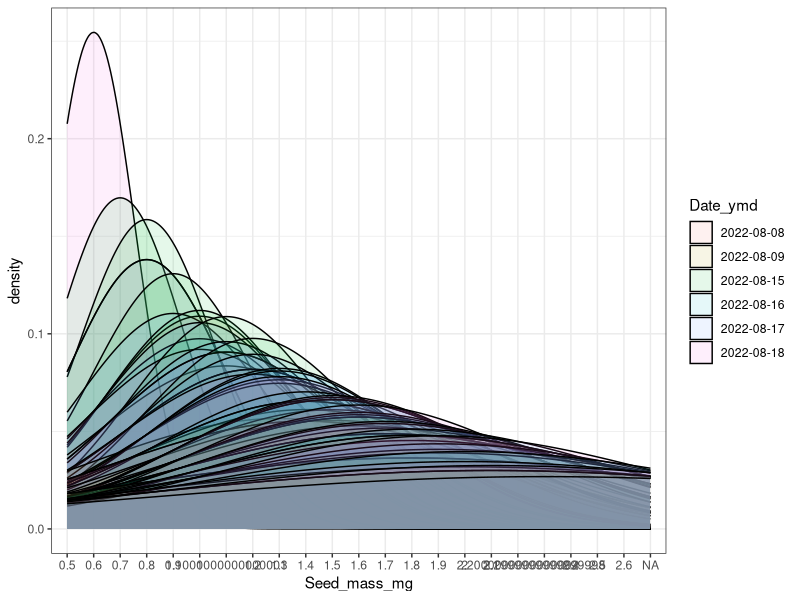
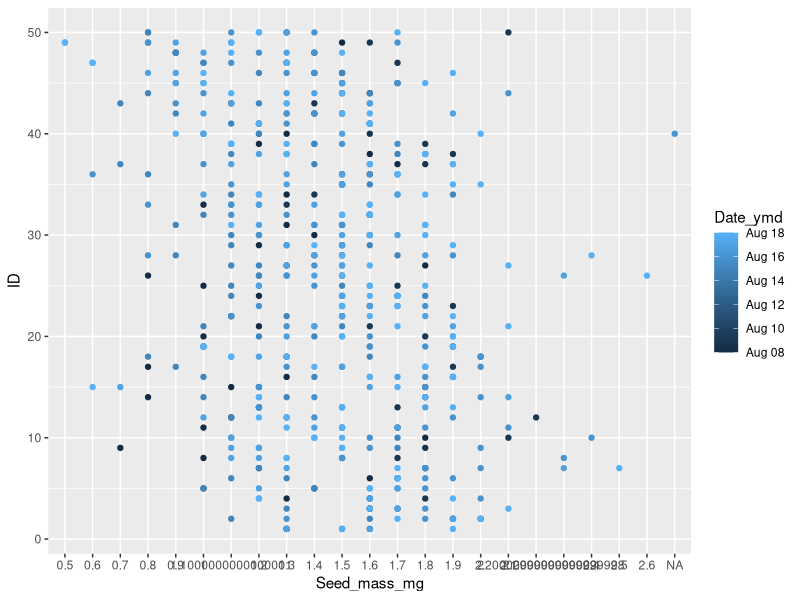
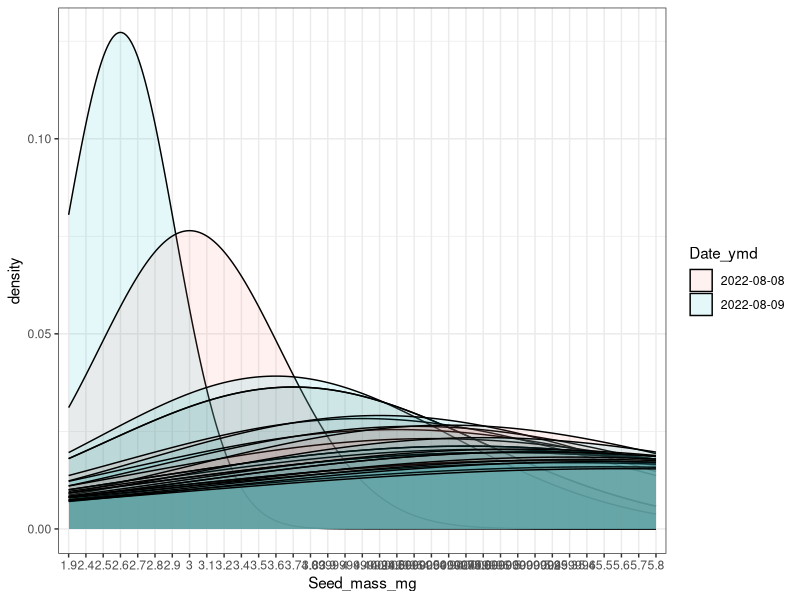
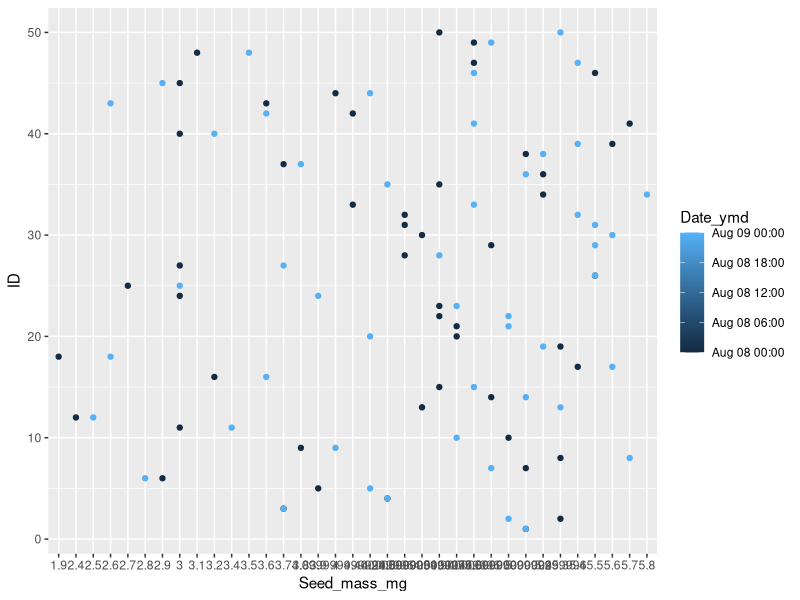

Source code (R) for these figures, in order: (Note: this script raises an error after producing the figures.)
# libraries ----
library(readxl)  # for reading excel files
library(here)    # for creating relative file-paths
library(dplyr)   # for manipulating data
library(ggplot2) # for visualizing data

# import ----

seeds_df <- read_excel(
  here("data", "raw_data", "phd_exp_seed_imbibition_test.xlsx")
)

# check packaging ----
str(seeds_df)
head(seeds_df, n = 5)
tail(seeds_df, n = 5)

# clean data ----

seeds_tidy <- seeds_df %>%
  filter(Spp != "RUHI")

# visualize data ----

hehe <- seeds_tidy %>%
  filter(Spp == "HEHE") 

ciar <- seeds_tidy %>%
  filter(Spp == "CIAR")

seed_hehe <- hehe %>%
  mutate(Date_ymd = as.character(Date_ymd)) %>%
  ggplot(aes(x = Seed_mass_mg, fill = Date_ymd)) +
  geom_density(alpha = 0.1) +
  theme_bw()

seed_hehe2 <- hehe %>%
  ggplot(aes(x = Seed_mass_mg, y = ID, col = Date_ymd)) + 
  geom_point()

seed_ciar <- ciar %>%
  mutate(Date_ymd = as.character(Date_ymd)) %>%
  ggplot(aes(x = Seed_mass_mg, fill = Date_ymd)) +
  geom_density(alpha = 0.1) +
  theme_bw()

seed_ciar2 <- ciar %>%
  ggplot(aes(x = Seed_mass_mg, y = ID, col = Date_ymd)) +
  geom_point()

# t-test ----

# hehe

hehe_t1 <- hehe %>%
  mutate(Date_ymd = as.character(Date_ymd)) %>%
  filter(Date_ymd == "2022-08-08") %>%
  pull(Seed_mass_mg)

hehe_t2 <- hehe %>%
  mutate(Date_ymd = as.character(Date_ymd)) %>%
  filter(Date_ymd == "2022-08-09") %>%
  pull(Seed_mass_mg)

t_test_hehe <- t.test(
  x = hehe_t1, 
  y = hehe_t2, 
  alternative = "two.sided",
  paired = TRUE,
  conf.level = 0.95
)

# ciar

ciar_t1 <- ciar %>%
  mutate(Date_ymd = as.character(Date_ymd)) %>%
  filter(Date_ymd == "2022-08-08") %>%
  pull(Seed_mass_mg)

ciar_t2 <- ciar %>%
  mutate(Date_ymd = as.character(Date_ymd)) %>%
  filter(Date_ymd == "2022-08-09") %>%
  pull(Seed_mass_mg)

t_test_ciar <- t.test(
  x = ciar_t1, 
  y = ciar_t2, 
  alternative = "two.sided",
  paired = TRUE
)

ggsave(
  filename = here("output", "seed_mass.png"), 
  plot = seed_mass, 
  device = "png", 
  units = "in", 
  height = 5, 
  width = 5
)